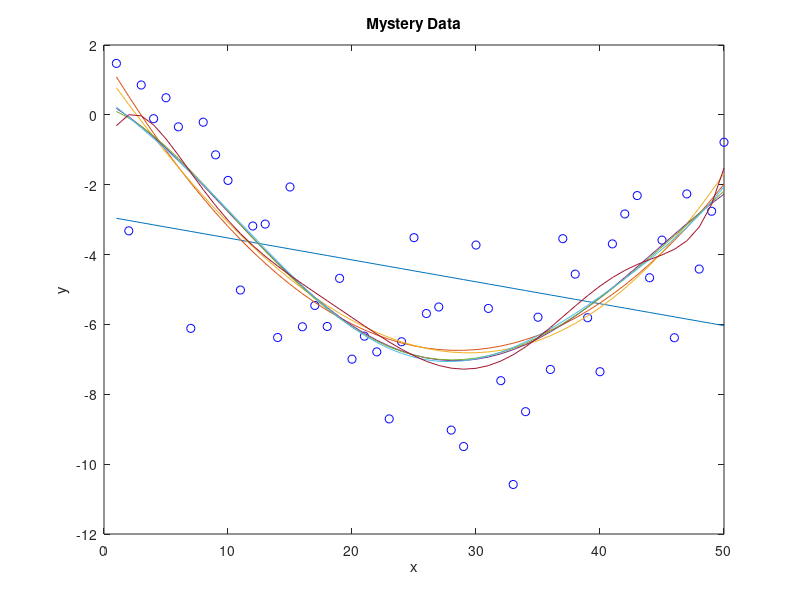
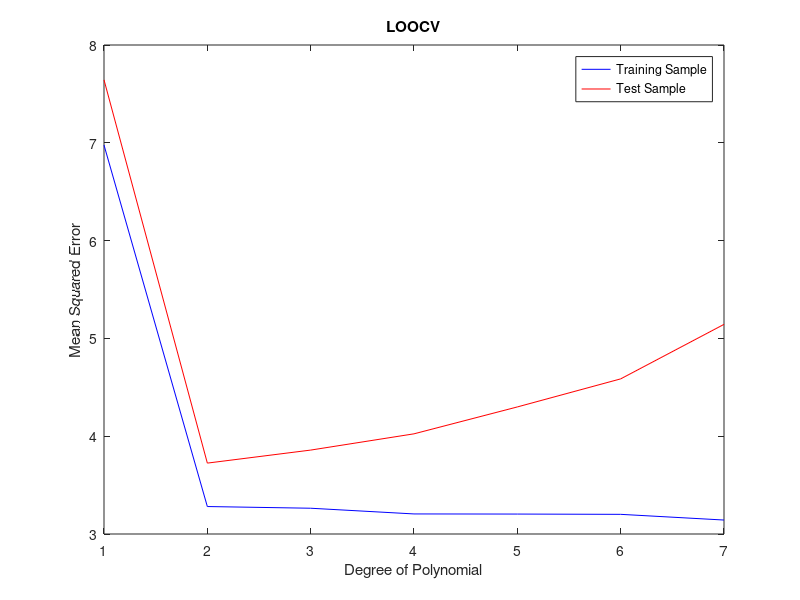

The MATLAB script that drew these images, in order: (Note: this script raises an error after producing the figures.)
% CVdemo.m
%
% Training- vs. Test-Set Prediction Error
%
% RTB wrote it, 27 September 2018 procrastinating from T32 study section
% duties

% Basic idea is to generate a data set with a known model, then add noise
% and examine test- vs training-set error as we increase model complexity

%% Generate data using a polynomial of order 3 and add Gaussian noise:

% nPts = 50;
% pTrue = [0, 0.0105, -0.5849, 1.2220];
% x = 1:nPts;
% y = polyval(pTrue,x) + 2*randn(1,nPts);
% yTrue = polyval(pTrue,x);

%% Read in some mystery data

load mysteryData
nPts = length(x);

%% Plot the data:

figure
plot(x,y,'bo');
hold on
xlabel('x'); ylabel('y');
title('Mystery Data');

%% Perform fits to data and compare train to test using LOOCV

maxOrder = 7;
trainResid = zeros(nPts,maxOrder);
testResid = zeros(nPts,maxOrder);

warning('off');
for p = 1:maxOrder
    
    % get residuals from fit to all the data:
    pFit = polyfit(x,y,p);
    yPred = polyval(pFit,x);
    trainResid(:,p) = (y - yPred)';
    plot(x,yPred,'-');
    
    % Perform leave-one-out CV to get 'test' residuals
    for k = 1:nPts
        sV = true(1,nPts);      % define a selection vector
        sV(k) = 0;
        
        % fit a polynomial of order p
        pFit = polyfit(x(sV),y(sV),p);
        testResid(k,p) = y(k) - polyval(pFit,x(k));
    end
end
warning('on')

%% Calculate mean squared error from the residuals

MSEtrain = sum(trainResid.^2) ./ nPts;
MSEtest = sum(testResid.^2) ./ nPts;

figure
plot(1:maxOrder,MSEtrain,'b-');
hold on
plot(1:maxOrder,MSEtest,'r-');

xlabel('Degree of Polynomial');
ylabel('Mean Squared Error');
legend('Training Sample','Test Sample');
title('LOOCV')

%% Let's do it with k-fold, where k = 5 or 10

% Repeat CV multiple times to get an estimate of the standard error of the
% estimated test MSE for each model size:
nReps = 50; 
% K-fold cross validation:
kFold = 10;
% Maximum complexity of the polynomial to fit
maxOrder = 7;

% Variables to hold MSEs
MSEtrain = zeros(nReps,maxOrder);   % training error
MSEtest = zeros(nReps,maxOrder);    % cross-validation error

warning('off');
for n = 1:nReps
    for p = 1:maxOrder
        cvIdx = crossvalind('Kfold',nPts,kFold);
        SSEtrain = 0;
        SSEtest = 0;
        for k = 1:kFold
            test = (cvIdx == k);
            train = ~test;
            
            % fit polynomial of order 'p' to training data
            pFit = polyfit(x(train),y(train),p);
            
            % calculate the sum squared error for the training data
            yHatTrain = polyval(pFit,x(train));
            SSEtrain = SSEtrain + sum((yHatTrain - y(train)).^2)/sum(train);
            
            % calculate the sum squared error for the test data
            yHatTest = polyval(pFit,x(test));
            SSEtest = SSEtest + sum((yHatTest - y(test)).^2)/sum(test);
        end
        MSEtrain(n,p) = SSEtrain / kFold;
        MSEtest(n,p) = SSEtest / kFold;
        
    end
end
warning('on');

figure
h1=errorbar(1:maxOrder,mean(MSEtrain),std(MSEtrain),'b-');
hold on
h2=errorbar(1:maxOrder,mean(MSEtest),std(MSEtest),'r-');

xlabel('Degree of Polynomial');
ylabel('Mean Squared Error');
title([num2str(kFold) '-fold Cross Validation']);

%% Choosing the best model

% Note that our value of the test error as a function of the degree of fit
% polynomial suggests that orders of 2, 3 and 4 (and even 5) are rougly
% equivalent in terms of test error. In this setting, we can select a model
% using the one-standard-error rule. We first calculate the standard error
% of the estimated test MSE for each model size, and then select the
% smallest model for which the estimated test error is within one standard
% error of the lowest point on the curve.

% find the point with the lowest test error
minTestError = min(mean(MSEtest));

% draw a horizontal line here:
ax = axis;
hl = line([ax(1),ax(2)],[minTestError, minTestError]);
set(hl,'Color','k','LineStyle','--');

legend([h1,h2],{'Training Sample','Test Sample'});